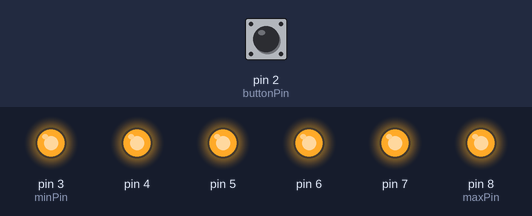
The sketch below on a simulated Arduino Uno, built with avr-gcc and run on an emulated ATmega328P. On the bench: output pins drawn as LEDs (lit = HIGH). The inputs (shaded band) are chosen by the test bench; at power-on: pin 2 (buttonPin) HIGH.

Above: at 0.1 s.
At 0.51 s:
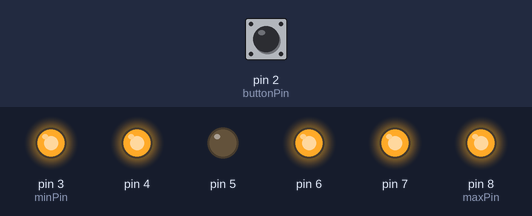
At 0.71 s:
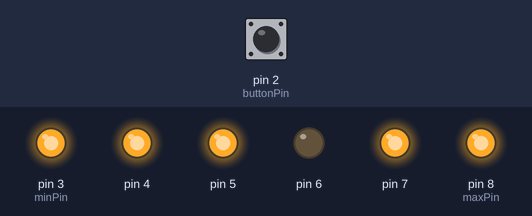
At 1.32 s:
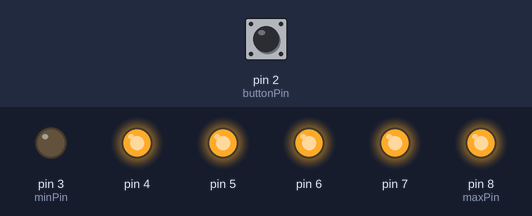
At 2.14 s:
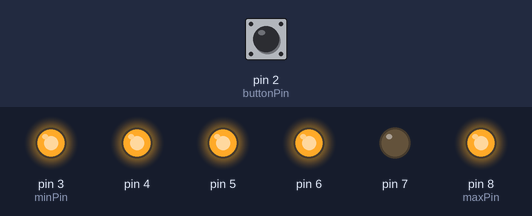
At 2.76 s:
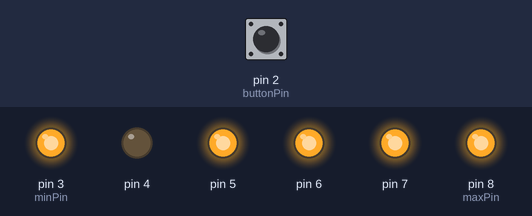
Timing chart, 0 to 3.1 s (numbered marks = the images above):
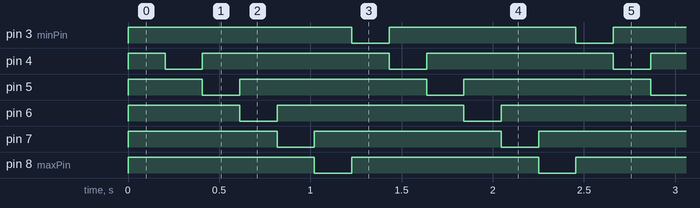

Measured:
- by itself, pin 3 (minPin), pin 4–7, pin 8 (maxPin): alternates HIGH for 1.0 s and LOW for 0.20 s
- by itself, everything shown: repeats every 1.2 s, in 6 steps

The sketch:

RunningLightTimerV2.ino.ino
```cpp
/*
  Running light using timer interrupts on timer 0.
*/

// Pins 2 or 3 should be used for interruptions on UNO.
const short buttonPin = 2;

// Time each LED is on.
const short flashTime = 200;

// Counter of milliseconds
volatile short mCount = 0;

// Pins that must light up.
const short minPin = 3;
const short maxPin = 8;

// Initially, the light runs from the lowest pinID to the highest.
volatile short runStart = minPin;
volatile short runEnd = maxPin + 1;
volatile short step = 1;

// Current pin
volatile unsigned short pin = runStart;

// Custom interruption handler for comparison interruption on timer 0.
// Gets called each 1 ms.
SIGNAL(TIMER0_COMPA_vect)
{

  mCount++;

  // Current LED has been on for required number of milliseconds.
  if (mCount >= flashTime)
  {

    mCount = 0;

    // Turn off current LED
    digitalWrite(pin, HIGH);

    // If button is being pressed - change direction
    if (digitalRead(buttonPin) == LOW)
    {
      runStart = (runStart == minPin) ? maxPin : minPin;
      runEnd = (runEnd == maxPin + 1) ? (minPin - 1) : (maxPin + 1);
      step = -step;
    }

    pin += step;

    // If the end is reached - restart
    if (pin == runEnd)
    {
      pin = runStart;
    }

    // Turn on new LED
    digitalWrite(pin, LOW);

  }

}


void setup()
{
  for (int pin = minPin; pin <= maxPin; pin++)
  {
    pinMode(pin, OUTPUT);
    digitalWrite(pin, HIGH);
  }
  pinMode(buttonPin, INPUT_PULLUP);

  // **Some register magic**

  // ATmega323's timer supports 2 kinds of interruptions:
  // 1. Overflow interruption
  // 2. Comparison interruption. On each tick it compares its current value with the value
  // inside OCR0A register and if they match, it calls the comparison interruption.
  // A rule of thumb is to use a value around the half of the max value (255 or 0xFF) in the comparison register.
  // This will give the CPU enough time to:
  // 1. Handle comparison interruption (on tick 175, for example)
  // 2. Then, handle overflow interruption (on tick 255)
  // Comparison interruptions have the same period: 1 ms.
  OCR0A = 0xAF;
  // TIMSK0 bitmask activates/deactivates supported kinds on interruptions on timer 0.
  // Bit responsible for comparison interruptions has number OCIE0A.
  // First, create a mask with 1 on the OCIE0A position.
  // Then, do a bitwise-OR with the TIMSK0 and this mask to set the bit on position OCIE0A inside TIMSK0 to 1.
  // This will activate comparison interruptions on timer 0.
  TIMSK0 |= (1 << OCIE0A);
}


void loop()
{
  // Main loop is empty. All logic is handled in the ISR function.
}
```
